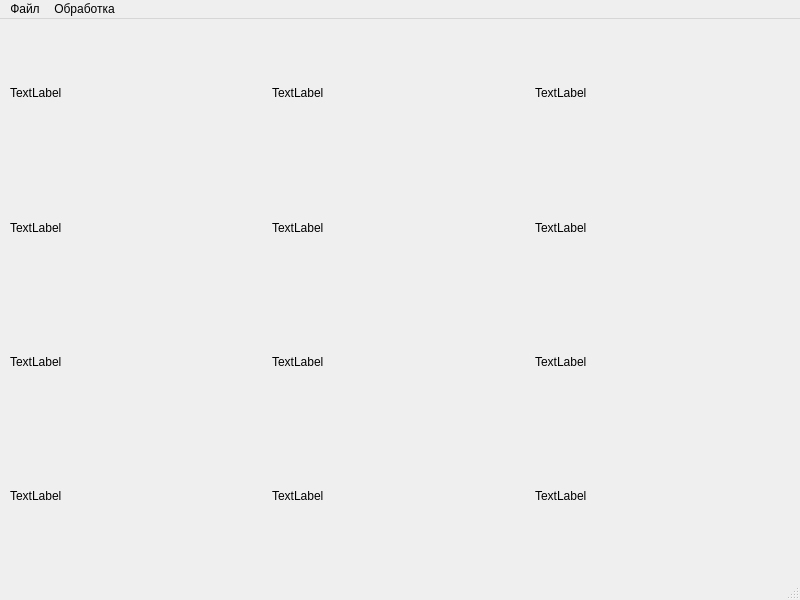
<?xml version="1.0" encoding="UTF-8"?>
<ui version="4.0">
 <class>mainwindow</class>
 <widget class="QMainWindow" name="mainwindow">
  <property name="geometry">
   <rect>
    <x>0</x>
    <y>0</y>
    <width>800</width>
    <height>600</height>
   </rect>
  </property>
  <property name="windowTitle">
   <string>Обработка и анализ данных</string>
  </property>
  <widget class="QWidget" name="centralwidget">
   <widget class="QWidget" name="gridLayoutWidget">
    <property name="geometry">
     <rect>
      <x>10</x>
      <y>10</y>
      <width>781</width>
      <height>531</height>
     </rect>
    </property>
    <layout class="QGridLayout" name="gridLayout">
     <item row="0" column="0">
      <widget class="QLabel" name="label_for_model_1">
       <property name="autoFillBackground">
        <bool>false</bool>
       </property>
       <property name="text">
        <string>TextLabel</string>
       </property>
      </widget>
     </item>
     <item row="2" column="1">
      <widget class="QLabel" name="label_for_model_4">
       <property name="text">
        <string>TextLabel</string>
       </property>
      </widget>
     </item>
     <item row="1" column="0">
      <widget class="QLabel" name="label_model_1">
       <property name="text">
        <string>TextLabel</string>
       </property>
      </widget>
     </item>
     <item row="2" column="0">
      <widget class="QLabel" name="label_for_model_2">
       <property name="text">
        <string>TextLabel</string>
       </property>
      </widget>
     </item>
     <item row="0" column="2">
      <widget class="QLabel" name="label_for_model_5">
       <property name="text">
        <string>TextLabel</string>
       </property>
      </widget>
     </item>
     <item row="0" column="1">
      <widget class="QLabel" name="label_for_model_3">
       <property name="text">
        <string>TextLabel</string>
       </property>
      </widget>
     </item>
     <item row="2" column="2">
      <widget class="QLabel" name="label_for_model_6">
       <property name="text">
        <string>TextLabel</string>
       </property>
      </widget>
     </item>
     <item row="3" column="0">
      <widget class="QLabel" name="label_model_2">
       <property name="text">
        <string>TextLabel</string>
       </property>
      </widget>
     </item>
     <item row="1" column="1">
      <widget class="QLabel" name="label_model_3">
       <property name="text">
        <string>TextLabel</string>
       </property>
      </widget>
     </item>
     <item row="3" column="1">
      <widget class="QLabel" name="label_model_4">
       <property name="text">
        <string>TextLabel</string>
       </property>
      </widget>
     </item>
     <item row="1" column="2">
      <widget class="QLabel" name="label_model_5">
       <property name="text">
        <string>TextLabel</string>
       </property>
      </widget>
     </item>
     <item row="3" column="2">
      <widget class="QLabel" name="label_model_6">
       <property name="text">
        <string>TextLabel</string>
       </property>
      </widget>
     </item>
    </layout>
   </widget>
  </widget>
  <widget class="QMenuBar" name="menubar">
   <property name="geometry">
    <rect>
     <x>0</x>
     <y>0</y>
     <width>800</width>
     <height>22</height>
    </rect>
   </property>
   <widget class="QMenu" name="menu">
    <property name="title">
     <string>Файл</string>
    </property>
    <addaction name="action_add_graph"/>
    <addaction name="action_open_image"/>
    <addaction name="action_open_sound"/>
    <addaction name="separator"/>
    <addaction name="action_close"/>
   </widget>
   <widget class="QMenu" name="menu_2">
    <property name="title">
     <string>Обработка</string>
    </property>
    <addaction name="action_statistics"/>
    <addaction name="action_filter"/>
    <addaction name="action_deconvolution"/>
    <addaction name="separator"/>
    <addaction name="action_processing_image"/>
   </widget>
   <addaction name="menu"/>
   <addaction name="menu_2"/>
  </widget>
  <widget class="QStatusBar" name="statusbar"/>
  <action name="action_add_graph">
   <property name="text">
    <string>Добавить график</string>
   </property>
  </action>
  <action name="action_open_image">
   <property name="text">
    <string>Открыть изображение</string>
   </property>
  </action>
  <action name="action_open_sound">
   <property name="text">
    <string>Открыть звуковой файл</string>
   </property>
  </action>
  <action name="action_close">
   <property name="text">
    <string>Выход</string>
   </property>
  </action>
  <action name="action_statistics">
   <property name="text">
    <string>Статистики</string>
   </property>
  </action>
  <action name="action_filter">
   <property name="text">
    <string>Фильтр</string>
   </property>
  </action>
  <action name="action_deconvolution">
   <property name="text">
    <string>Деконволюция</string>
   </property>
  </action>
  <action name="action_processing_image">
   <property name="text">
    <string>Изображения...</string>
   </property>
  </action>
 </widget>
 <resources/>
 <connections/>
</ui>
